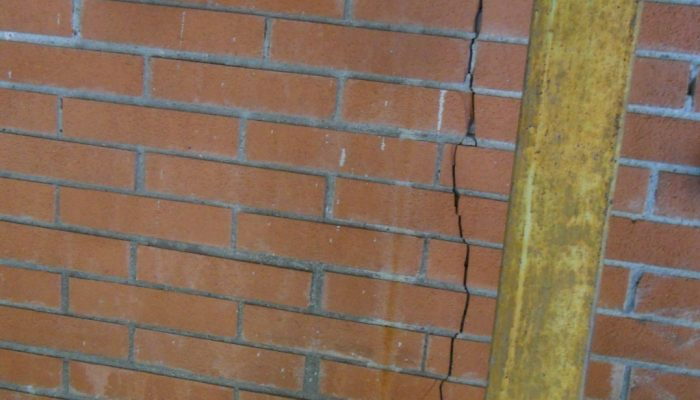
#> input picture imagenesPractica4/grieta1.jpg, 700 x 400 px
$ python transformadaFourier.py   (older library calls are emulated)
#> lines starting #> are read from the running program, lines starting #| are printed output that depends on the picture; after the words box and inside, x2 and y2 are one past the last pixel; in counts of white or black regions, pixels touching at a corner belong together
#> further down, img is the input picture: shape (400, 700, 3); mean B, G, R 87.4, 108.8, 134
### codigos/retinex.py
import numpy as np
import cv2

def singleScaleRetinex(img,variance):
    retinex = np.log10(img) - np.log10(cv2.GaussianBlur(img, (0, 0), variance))
    return retinex

def multiScaleRetinex(img, variance_list):
    retinex = np.zeros_like(img)
    for variance in variance_list:
        retinex += singleScaleRetinex(img, variance)
#> this loop made 3 passes
#> pass 1, in singleScaleRetinex, `retinex = np.log10(img) - np.log10(cv2.GaussianBlur(img, (0, 0), varia..`:
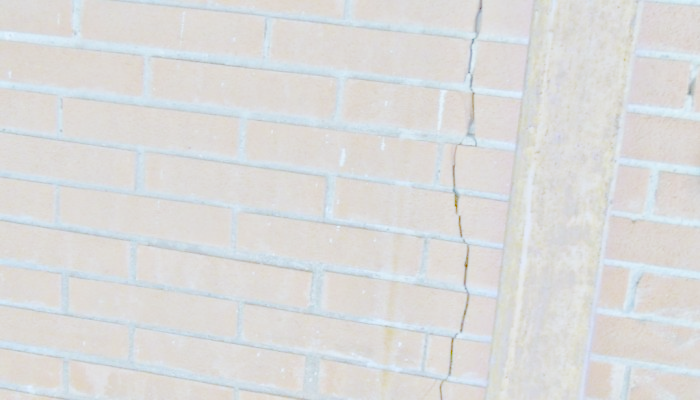
#> retinex: shape (400, 700, 3) float64; mean of channels 0, 1, 2 -0.0087, -0.00321, -0.00355; drawn with min black and max white
    retinex = retinex / len(variance_list)
    return retinex


def MSR(img, variance_list):
    img = np.float64(img) + 1.0
    img_retinex = multiScaleRetinex(img, variance_list)

    for i in range(img_retinex.shape[2]):
        unique, count = np.unique(np.int32(img_retinex[:, :, i] * 100), return_counts=True)
        for u, c in zip(unique, count):
            if u == 0:
                zero_count = c
                break
        low_val = unique[0] / 100.0
        high_val = unique[-1] / 100.0
        for u, c in zip(unique, count):
            if u < 0 and c < zero_count * 0.1:
                low_val = u / 100.0
            if u > 0 and c < zero_count * 0.1:
                high_val = u / 100.0
                break
        img_retinex[:, :, i] = np.maximum(np.minimum(img_retinex[:, :, i], high_val), low_val)

        img_retinex[:, :, i] = (img_retinex[:, :, i] - np.min(img_retinex[:, :, i])) / \
                               (np.max(img_retinex[:, :, i]) - np.min(img_retinex[:, :, i])) \
                               * 255
#> this loop made 3 passes
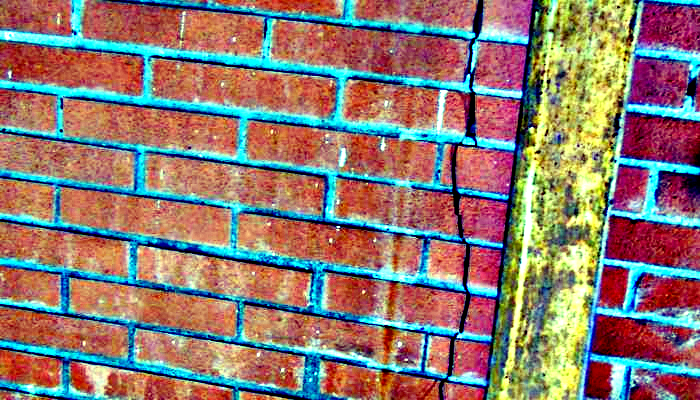
#> img_retinex: shape (400, 700, 3) float64; mean of channels 0, 1, 2 112.9, 121.5, 143.4; drawn as B, G, R
    img_retinex = np.uint8(img_retinex)
    return img_retinex


def SSR(img, variance):
#> called with variance = 300
    img = np.float64(img) + 1.0
    img_retinex = singleScaleRetinex(img, variance)
    for i in range(img_retinex.shape[2]):
        unique, count = np.unique(np.int32(img_retinex[:, :, i] * 100), return_counts=True)
        for u, c in zip(unique, count):
            if u == 0:
                zero_count = c
                break
        low_val = unique[0] / 100.0
        high_val = unique[-1] / 100.0
        for u, c in zip(unique, count):
            if u < 0 and c < zero_count * 0.1:
                low_val = u / 100.0
            if u > 0 and c < zero_count * 0.1:
                high_val = u / 100.0
                break
        img_retinex[:, :, i] = np.maximum(np.minimum(img_retinex[:, :, i], high_val), low_val)

        img_retinex[:, :, i] = (img_retinex[:, :, i] - np.min(img_retinex[:, :, i])) / \
                               (np.max(img_retinex[:, :, i]) - np.min(img_retinex[:, :, i])) \
                               * 255
#> this loop made 3 passes
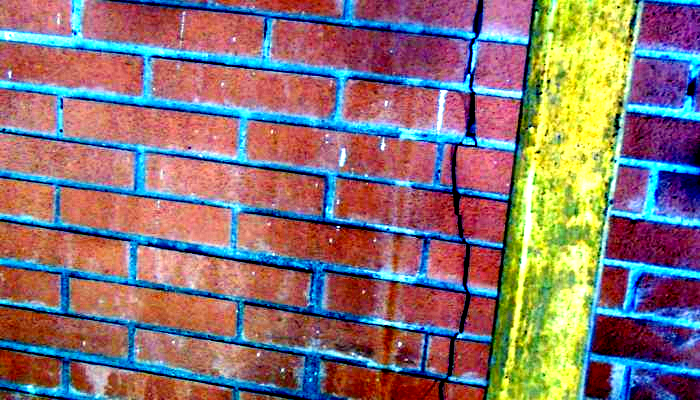
#> img_retinex: shape (400, 700, 3) float64; mean of channels 0, 1, 2 115.9, 115.6, 139.6; drawn as B, G, R
    img_retinex = np.uint8(img_retinex)
    return img_retinex


variance_list=[15, 80, 30]
variance=300

img = cv2.imread("../imagenesPractica4/grieta1.jpg")
img_msr=MSR(img,variance_list)
img_ssr=SSR(img, variance)

cv2.imshow('Original', img)
cv2.imshow('MSR', img_msr)
cv2.imshow('SSR', img_ssr)


cv2.waitKey(0)
cv2.destroyAllWindows()

### codigos/bibliotecaPDI.py
import cv2
import numpy as np
import matplotlib.pyplot as plt
import retinex as rt
from pathlib import Path

# [99 lines left out: functions global_histogram_equalization, local_histogram_equalization, global_mean_and_variance, local_mean_and_variance, enhanced_contrast_filter, load_image, not called in this run]

def display_results(original, transformed, title):
    fig, axs = plt.subplots(2, 2, figsize=(10, 8))
    fig.suptitle(title, fontsize=16)

    axs[0, 0].imshow(original, cmap='gray')
    axs[0, 0].set_title("Imagen Original")
    axs[0, 0].axis('off')

    axs[1, 0].hist(original.ravel(), bins=256, range=(0, 256), color='black')
    axs[1, 0].set_title("Histograma Original")

    axs[0, 1].imshow(transformed, cmap='gray')
    axs[0, 1].set_title("Imagen Transformada")
    axs[0, 1].axis('off')

    axs[1, 1].hist(transformed.ravel(), bins=256, range=(0, 256), color='black')
    axs[1, 1].set_title("Histograma Transformado")

    plt.tight_layout()
    plt.show()

# [185 lines left out: functions display_color_results, display_color_results2, display_image, are_images_equal, filtro_promedio, filtro_mediano and 6 more, not called in this run]

def escalamiento_abs(image):
    return cv2.convertScaleAbs(image)

# [176 lines left out: functions gradiente_suavizado, multiplicar_imagenes, funcionConNombreOlvidado, underwater_effect, apply_gaussian_blur, apply_perspective_transform and 2 more, not called in this run]

### codigos/transformadaFourier.py
import cv2 as cv
import numpy as np
from matplotlib import pyplot as plt
import bibliotecaPDI as bp

img = cv.imread('../imagenesPractica4/cuadrado.png', cv.IMREAD_GRAYSCALE)
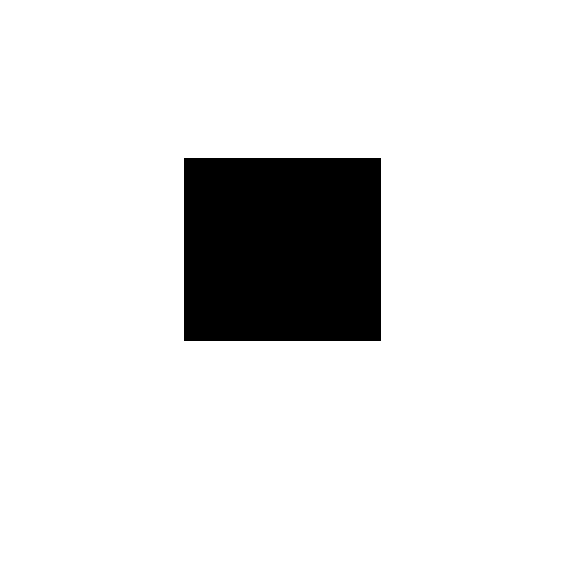
#> input picture imagenesPractica4/cuadrado.png, 574 x 580 px
#> img: shape (580, 574); 89.2% white; 1 black region, box (x1, y1, x2, y2) and area: (184, 158, 381, 341) 36051
assert img is not None, "No se pudo cargar la imagen"
f = np.fft.fft2(img)
fshift = np.fft.fftshift(f)
magnitude_spectrum = 20*np.log(np.abs(f))
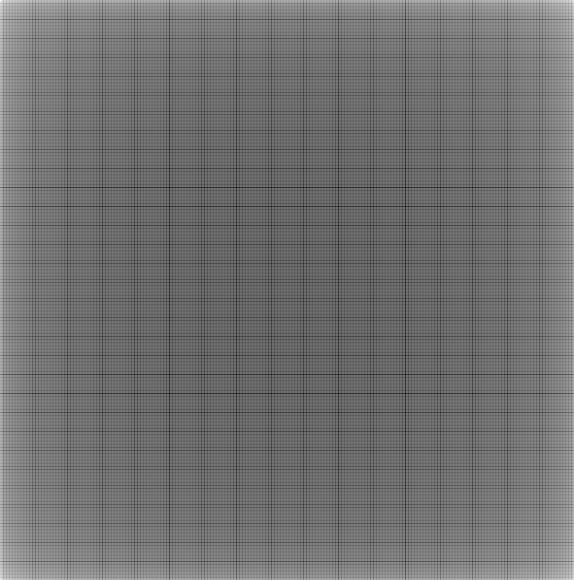
#> magnitude_spectrum: shape (580, 574) float64; min -89.91, max 362.8, mean 111.2; drawn with min black and max white
magnitude_spectrum2 = 20*np.log(np.abs(fshift))
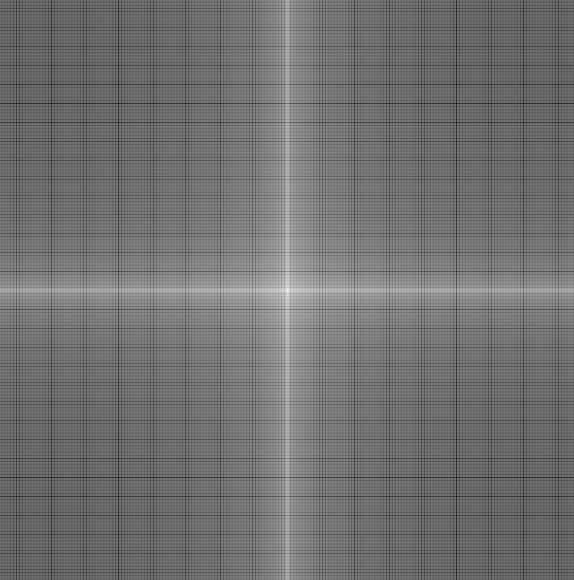
#> magnitude_spectrum2: shape (580, 574) float64; min -89.91, max 362.8, mean 111.2; drawn with min black and max white

bp.display_results(img ,magnitude_spectrum, "Mangitud del espectro")
bp.display_results(img ,magnitude_spectrum2, "Mangitud del espectro")
#> call 2 of display_results, with title = 'Mangitud del espectro'
#> in display_results (call 2), `plt.show()`:
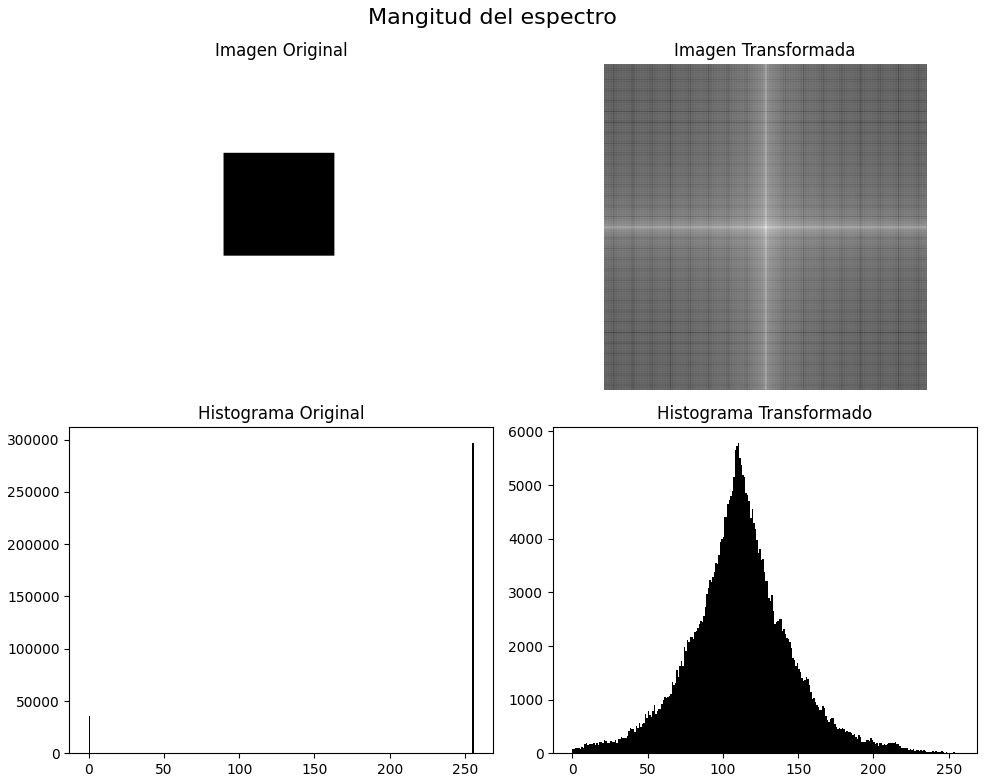
#> figure drawn by matplotlib, 4 panels; panel 3: tallest bar 296869 high, from x = 255 to 256; panel 4: tallest bar 5785 high, from x = 110 to 111
